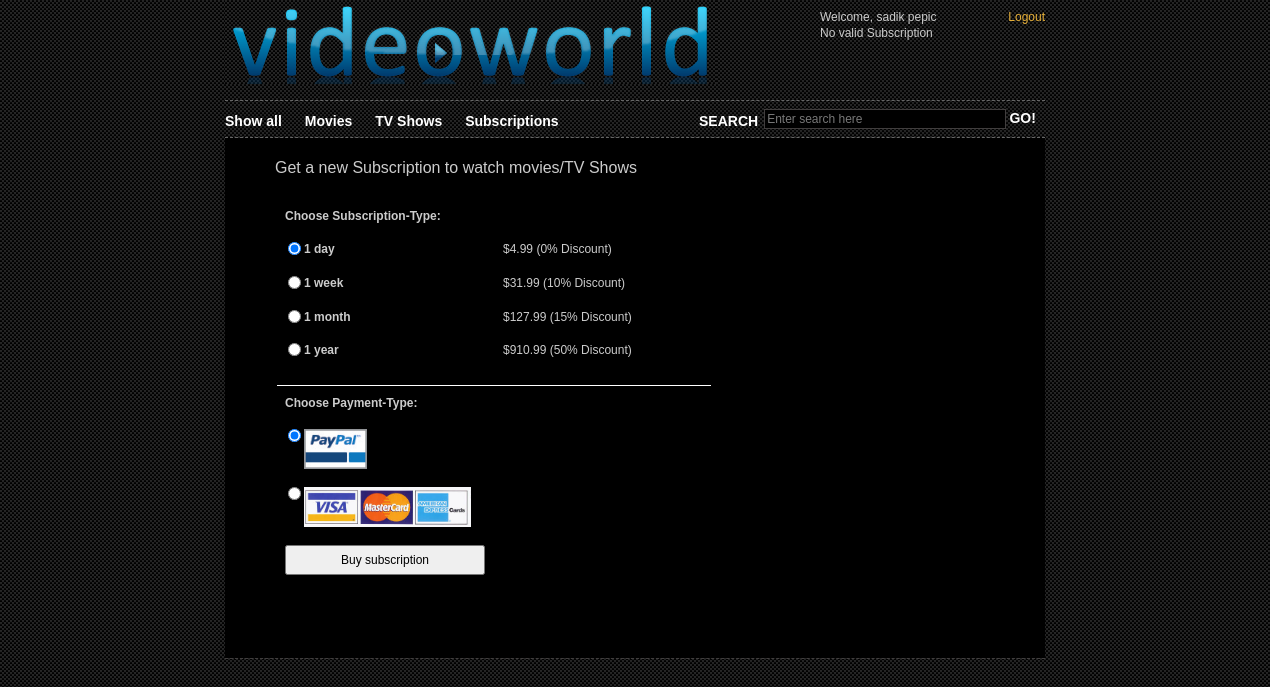
/index.php?page=subscription (signed in), run on the app's committed database.
### tables this page shows
CREATE TABLE `customer` (
  `idcustomer` int(11) NOT NULL AUTO_INCREMENT,
  `first_name` varchar(45) DEFAULT NULL,
  `last_name` varchar(45) DEFAULT NULL,
  `username` varchar(45) DEFAULT NULL,
  `password` char(64) DEFAULT NULL,
  `email` varchar(45) DEFAULT NULL,
  `birthdate` date DEFAULT NULL,
  `active` tinyint(1) DEFAULT NULL,
  PRIMARY KEY (`idcustomer`)
);

CREATE TABLE `subscription_type` (
  `idsubscription_type` int(11) NOT NULL AUTO_INCREMENT,
  `subscription_type_name` varchar(45) DEFAULT NULL,
  `subscription_price` decimal(6,2) DEFAULT NULL,
  `subscription_discount` decimal(3,0) DEFAULT NULL,
  `subscription_days` int(11) DEFAULT NULL,
  PRIMARY KEY (`idsubscription_type`)
);

CREATE TABLE `payment_type` (
  `idpayment_type` int(11) NOT NULL AUTO_INCREMENT,
  `payment_type_name` varchar(45) DEFAULT NULL,
  `payment_type_pic_location` varchar(45) DEFAULT NULL,
  `payment_type_link` varchar(999) DEFAULT NULL,
  PRIMARY KEY (`idpayment_type`)
);

### php/util/mysql.php (called while the page is built, shortened)
<?php
class MySQL
{
	private $db_host    = "localhost";
	private $db_user    = "root";
	private $db_pass    = "";
	private $db_dbname  = "videoworld";
	private $db_charset = "";
	public  $mysql_link      = 0;
	private $last_result;
	public function __construct($connect = true, $database = null, $server = null,
								$username = null, $password = null, $charset = null) {
		if ($database !== null) $this->db_dbname  = $database;
		if ($server   !== null) $this->db_host    = $server;
		if ($username !== null) $this->db_user    = $username;
		if ($password !== null) $this->db_pass    = $password;
	}
	public function Close() {
		$success = $this->Release();
		return $success;
	}
	public function IsConnected() {
		if (is_object($this->mysql_link)) {
			return true;
		} else {
			return false;
		}
	}
	public function Open($database = null, $server = null, $username = null,
						 $password = null, $charset = null, $pcon = false) {
		if ($pcon) {
			$this->mysql_link = @mysqli_pconnect(
				'p:' . $this->db_host, $this->db_user, $this->db_pass);
		} else {
			$this->mysql_link = @mysqli_connect (
				$this->db_host, $this->db_user, $this->db_pass);
		}
		if (! $this->IsConnected()) {
			$this->SetError();
			return false;
		} else {
			if (strlen($this->db_dbname) > 0) {
				if (strlen($this->db_charset) == 0) {
					if (! $this->SelectDatabase($this->db_dbname)) {
						return false;
					} else {
						return true;
					}
				}
			} else {
				return true;
			}
		}
	}
	public function Query($sql) {
		$this->last_result = @mysqli_query($this->mysql_link, $sql);
		if(! $this->last_result) {
			$this->active_row = -1;
			$this->SetError();
			return false;
		} else {
			if (strpos(strtolower($sql), "insert") === 0) {
				$this->last_insert_id = mysqli_insert_id($this->mysql_link);
				if ($this->last_insert_id === false) {
					$this->SetError();
					return false;
				} else {
					$numrows = 0;
					$this->active_row = -1;
					return $this->last_result;
				}
			} else if(strpos(strtolower($sql), "select") === 0) {
				$numrows = mysqli_field_count($this->mysql_link);
				if ($numrows > 0) {
					$this->active_row = 0;
				} else {
					$this->active_row = -1;
				}
				return $this->last_result;
			} else {
				return $this->last_result;
			}
		}
	}
	public function Release() {
		if (! $this->last_result) {
			$success = true;
		} else {
			$success = @mysqli_free_result($this->last_result);
		}
		return $success;
	}
	public function Row($optional_row_number = null) {
		$row = mysqli_fetch_object($this->last_result);
		if (! $row) {
			return false;
		} else {
			return $row;
		}
	}
	public function RowCount() {
		if (! $this->IsConnected()) {
			$this->SetError("No connection", -1);
			return false;
		} elseif (! $this->last_result) {
			$this->SetError("No query results exist", -1);
			return false;
		} else {
			$result = @mysqli_affected_rows($this->mysql_link);
			if (! $result) {
				$this->SetError();
				return false;
			} else {
				return $result;
			}
		}
	}
	public function SelectDatabase($database, $charset = "") {
		$return_value = true;
		if (! $charset) $charset = $this->db_charset;
		return $return_value;
	}
}
?>

### php/util/db_connector.php (called while the page is built)
<?php
require_once ('mysql.php');
$db_connection = new MySQL ( true, "videoworld", "localhost", "root", "" );
?>

### php/util/util.php (called while the page is built, shortened)
<?php
function user_has_valid_subscription_until($userid) {
	require ('db_connector.php');
	if (! $db_connection->Query ( "SELECT max(s.valid_until) as valid_until from subscription s
				WHERE s.customer_idcustomer = $userid" )) {
		echo "<p>Query Failed</p>";
	}
	$row = $db_connection->Row ();
	$dateUntil = $row->valid_until;
	if (! empty ( $dateUntil ) && ! is_null ( $dateUntil )) {
		return $dateUntil;
	} else {
		return NULL;
	}
}
function subscription_is_valid($dateUntil) {
	$dateToday = date ( "Y-m-d" );
	if ($dateToday <= $dateUntil) {
		return true;
	} else {
		return false;
	}
}
?>

### php/pages/subscription.php (the view, shortened to what this page needs)
<?php
if (empty ( $_SESSION ['id'] ) || is_null ( $_SESSION ['id'] )) {
	showMessage ( "<a href='index.php?page=register'>Register</a> or Login to buy subscriptions.", 1 );
} else {
	if (subscription_is_valid ( user_has_valid_subscription_until ( $_SESSION ['id'] ) ) != 1) {
		echo "<div class='contentBox'>
			<div class='titleBig'>Get a new Subscription to watch movies/TV Shows</div>
			<div><form action='index.php?page=subscription' method='post'>
			<table>
			<tr>
				<th align='left'>Choose Subscription-Type:</th><th></th>
			</tr>";
		if (! $db_connection->Query ( "Select idsubscription_type, subscription_type_name, subscription_price, subscription_discount from subscription_type" )) {
			echo "<p>Query Failed</p>";
		}
		$counter = 0;
		while ( $rowSubscriptionTypes = $db_connection->Row () ) {
			if ($counter == 0) {
				$checked = 'checked=\"checked\"';
			} else {
				$checked = '';
			}
			echo "<tr>
					<th align='left'><input class='radio' type='radio' name='subscType' value='$rowSubscriptionTypes->idsubscription_type' $checked>
					$rowSubscriptionTypes->subscription_type_name</th><td>$$rowSubscriptionTypes->subscription_price ($rowSubscriptionTypes->subscription_discount% Discount)</td>
			</tr>";
			$counter ++;
		}
		echo "<tr><td colspan=2 class='delimiter'></td></tr>
	  		<tr>
				<th align='left'>Choose Payment-Type:</th><th></th>
			</tr>";
		if (! $db_connection->Query ( "Select idpayment_type, payment_type_name, payment_type_pic_location, payment_type_link from payment_type" )) {
			echo "<p>Query Failed</p>";
		}
		$counter = 0;
		while ( $rowPaymentTypes = $db_connection->Row () ) {
			if ($counter == 0) {
				$checked = 'checked=\"checked\"';
			} else {
				$checked = '';
			}
			echo "<tr >
					<th align='left'><input class='radio' type='radio' name='payType' value='$rowPaymentTypes->idpayment_type' $checked><a href='http://$rowPaymentTypes->payment_type_link'><img height='40px' src='web/images/icons/$rowPaymentTypes->payment_type_pic_location'></img></a></th>
			</tr>";
			$counter ++;
		}
		echo "<tr>
				<th align='left'><input class='formButton' type='submit' value='Buy subscription' name='subscribe'></th>
			</tr>
		</table>
	</form>";
	} else {
		showMessage ( "You have a valid Subscription to watch movies/TV Shows until " . user_has_valid_subscription_until ( $_SESSION ['id'] ), 2 );
	}
	echo "</div></div>";
}
?>

### index.php (shortened to what this page needs)
<!DOCTYPE html PUBLIC '-//W3C//DTD XHTML 1.0 Transitional//EN' 'http://www.w3.org/TR/xhtml1/DTD/xhtml1-transitional.dtd'>
<html lang='en-US' xmlns='http://www.w3.org/1999/xhtml' dir='ltr'>
	?><body>
	<div id='outer'>
		<div id="shell" >
			<?php
				require_once('php/util/db_connector.php');
				require_once('php/util/util.php');
				require_once('php/header.php');
			?>
			<div id='main'>
			<?php
				$page = isset($_GET['page']) ? $_GET['page'] : 'show';
				if(!@include('php/pages/'.$page.'.php'))
				{
					showMessage('The requested page does not exist', 0);
				}
				else
				{
					require_once('php/pages/'.$page.'.php');
				}
			?>
			</div>
			<?php require_once('web/html/templates/base/footer.html');require_once('php/footer.php');?></div>
	</body>
</html>

### php/header.php (shortened to what this page needs)
<?php
echo "
	<div id='header'>
	<h1 id='logo'><a href='index.php'>VideoWorld</a></h1>
	";
if (! isset ( $_SESSION ['id'] )) {
	require ('web/html/templates/login.html');
} else {
	if (! $db_connection->Query ( "SELECT first_name, last_name FROM customer WHERE idcustomer='" . $_SESSION ['id'] . "'" )) {
		echo "<p>Query Failed</p>";
	}
	while ( $row = $db_connection->Row () ) {
		echo "<div id='login' class='loginHeight'>Welcome, $row->first_name $row->last_name<a href='index.php?page=logout' class='floatRight'>Logout</a><br>";
		if (subscription_is_valid ( user_has_valid_subscription_until ( $_SESSION ['id'] ) ) != 1) {
			$subscMessage = "No valid Subscription";
		} else {
			$subscMessage = "Subscription valid until: " . user_has_valid_subscription_until ( $_SESSION ['id'] );
		}
		echo $subscMessage . "</div>";
	}
}
echo "</div>";
?>

### data on the page
customer: first_name "sadik", last_name "pepic", subscMessage "No valid Subscription"
subscription_type: subscription_type_name "1 day", subscription_price "4.99", subscription_discount "0"
subscription_type: subscription_type_name "1 week", subscription_price "31.99", subscription_discount "10"
subscription_type: subscription_type_name "1 month", subscription_price "127.99", subscription_discount "15"
subscription_type: subscription_type_name "1 year", subscription_price "910.99", subscription_discount "50"
payment_type: payment_type_pic_location (picture)
payment_type: payment_type_pic_location (picture)
